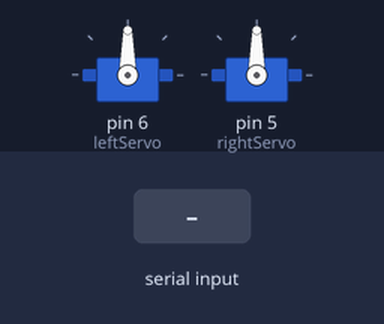
This sketch was run on a simulated Arduino Uno, built with avr-gcc and run on an emulated ATmega328P. Shown: 2 × servo. The test bench sets the inputs (shaded band).

Above: at 1.2 s.
1.3 s: "1" received over Serial
At 3.1 s:
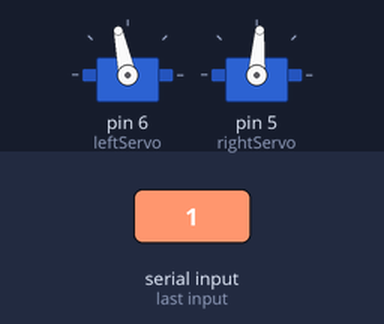
Timing chart, 0 to 4.6 s (numbered marks = the images above; inputs shaded):
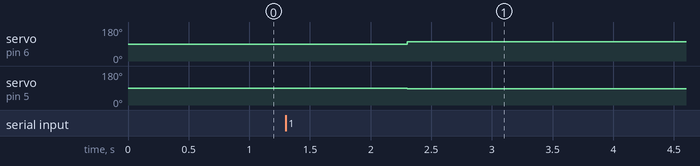

Measured:
- after the input at 1.3 s, servo on pin 6 (leftServo): 90° → 102° after 1.0 s; servo on pin 5 (rightServo): 90° → 86° after 1.0 s

The sketch:

remote.ino
```cpp
#include <Servo.h>

Servo leftServo;
Servo rightServo;

void setup()
{
    leftServo.attach(6);
    rightServo.attach(5);

    Serial.begin(9600);
}

void loop()
{
    bool msgReceived = false;
    char msg[2]; // for the left and right motor

    while(!msgReceived)
    {
        while(Serial.available())
        {
            Serial.readBytes(msg,2);
            msgReceived = true;
        }
    }

    leftServo.writeMicroseconds(1500+msg[0] * 2);
    rightServo.writeMicroseconds(1500-msg[1] * 2);
}
```
